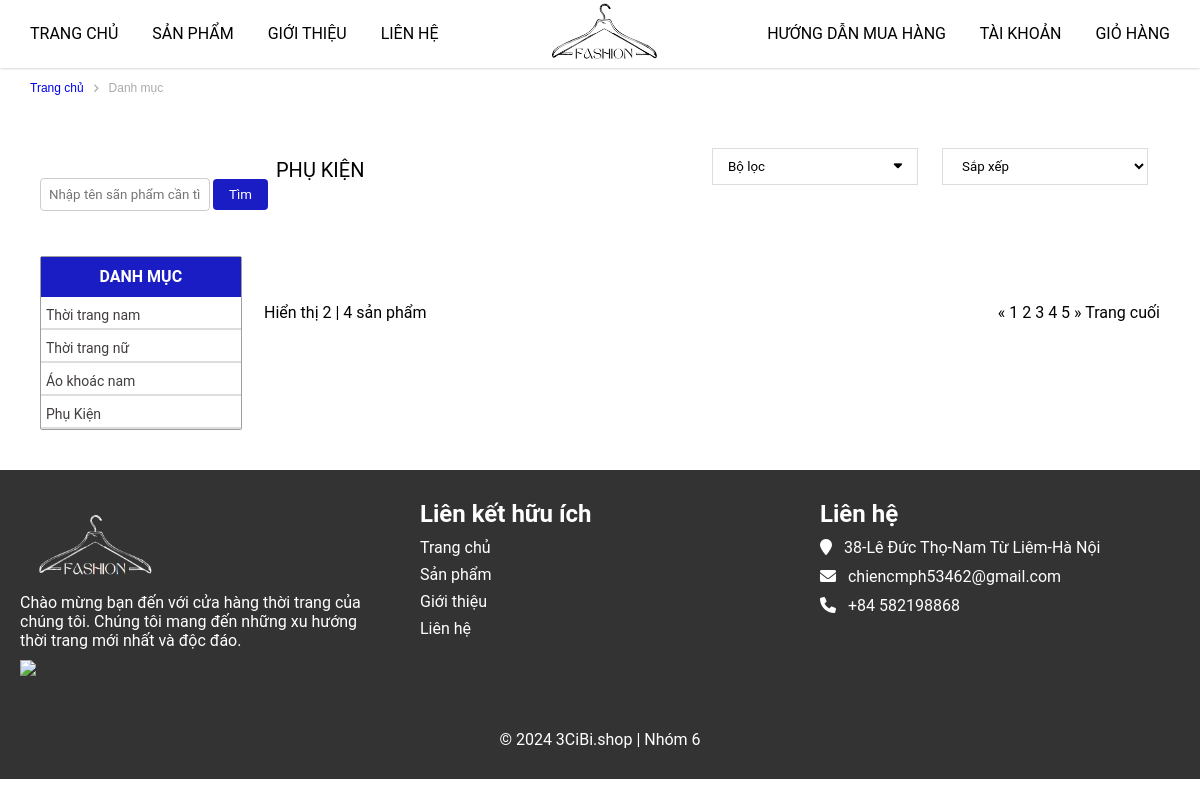
Screenshot of /index.php?mod=product&act=detail&id=4 with the database file from the repository.
### tables this page shows
CREATE TABLE `danhmuc` (
  `madm` int NOT NULL,
  `tendm` varchar(50) NOT NULL,
  `soluongsp` int NOT NULL,
  `thutu` int NOT NULL
);

### model/categories.php (called while the page is built, shortened)
<?php
    include_once 'model/connect.php';
    function get_categories(){
        $sql="SELECT * FROM danhmuc";
        $conn = pdo_get_connection();
        $stmt = $conn->prepare($sql);
        $stmt->execute();
        return $stmt->fetchAll();
    }
    function get_categoriesID($id){
        return pdo_query_one("SELECT * FROM danhmuc WHERE madm = ?",$id);
    }
?>

### model/connect.php (called while the page is built, shortened)
<?php
function pdo_get_connection(){
    $dburl = "mysql:host=localhost; dbname=shoptoan;charset=utf8";
    $username = 'root';
    $password = '';
    $conn = new PDO($dburl, $username, $password);
    $conn->setAttribute(PDO::ATTR_ERRMODE, PDO::ERRMODE_EXCEPTION);
    return $conn;
}
function pdo_query_one($sql){
    $sql_args = array_slice(func_get_args(), 1);
    try{
        $conn = pdo_get_connection();
        $stmt = $conn->prepare($sql);
        $stmt->execute($sql_args);
        $row = $stmt->fetch(PDO::FETCH_ASSOC);
        return $row;
    }
    catch(PDOException $e){
        throw $e;
    }
    finally{
        unset($conn);
    }
}

### view/page_danhmuc_detail.php (the view, shortened to what this page needs)
<main>
    <div class="container-danhmuc">
        <div class="danhmuc-top row">
            <p><a href="?mod=page&act=home">Trang chủ</a></p><i class="fa-solid fa-angle-right"></i><p>Danh mục</p>
        </div>
    </div>
    <section class="danhmuc">
        <div class="container-danhmuc">
            <div class="row">
                <div class="danhmuc-left">
                    <form action="" id="search" method="get">
                        <input type="text" name="keyword" placeholder="Nhập tên sãn phẩm cần tìm">
                        <input type="submit" name="submit" value="Tìm">
                    </form>
                    <ul>
                        <h4>DANH MỤC</h4>
                        <?php foreach($data['dsdm'] as $dm): ?>
                            <li class="danhmuc-left-li">
                                <a href="index.php?mod=product&act=detail&id=<?=$dm['madm']?>">
                                    <?=$dm['tendm']?>
                                </a> <hr color="#ddd">
                            </li>
                        <?php endforeach; ?>
                    </ul>
                </div>
                <div class="danhmuc-right row">
                    <div class="danhmuc-right-top-item">
                        <p class="tendanhmuc"><?=$ctdanhmuc['tendm']?></p>
                    </div>
                    <div class="danhmuc-right-top-item">
                        <button><span>Bộ lọc</span><i class="fa-solid fa-caret-down"></i></button>
                    </div>
                    <div class="danhmuc-right-top-item">
                        <select name="" id="">
                            <option value="">Sắp xếp</option>
                        </select>
                    </div>
                    <div class="danhmuc-right-bottom row">
                        <div class="danhmuc-right-bottom-item">
                            <p>Hiển thị 2<span> | </span>4 sản phẩm</p>
                        </div>
                        <div class="danhmuc-right-bottom-item">
                            <p><span>&#171;</span> 1 2 3 4 5 <span>&#187;</span> Trang cuối</p>
                        </div>
                    </div>
                </div>
            </div>
        </div>
    </section>
</main>

### assets_user/css/style.css (style rules this page uses)
:root { --main-text-font: Arial, Helvetica, sans-serif; }
* { margin: 0; padding: 0; box-sizing: border-box; font-family: "Roboto", "HelveticaNeue", "Helvetica Neue", sans-serif; }
body { align-items: center; }
ul { list-style: none; }
a { text-decoration: none; }
main { margin-top: 68px; }
.row { display: flex; flex-wrap: wrap; }
.danhmuc { padding: 20px; margin: 20px; }
.container-danhmuc { margin: 0; }
.danhmuc-top { width: 100%; height: 40px; margin-left: 20px; align-items: center; }
.danhmuc-top .fa-solid { color: #aaa; font-size: 10px; }
.danhmuc-top p { color: #aaa; font-family: var(--main-text-font); padding: 10px; font-size: 12px; }
.danhmuc-top p a { font-family: var(--main-text-font); margin: 0px; font-size: 12px; }
.danhmuc-left form { display: flex; align-items: center; }
.danhmuc-left input[type="text"] { width: 170px; padding: 8px; margin-top: 10px; margin-right: 3px; border: 1px solid #cccccc; border-radius: 4px; }
.danhmuc-left input[type="submit"] { padding: 8px 16px; background-color: #1a1cc4; color: #fff; border: none; border-radius: 4px; margin-top: 10px; cursor: pointer; }
.danhmuc-left { width: 20%; }
.danhmuc-right { width: 80%; }
.danhmuc-right-top-item .tendanhmuc { text-transform: uppercase; }
.danhmuc-right-top-item:first-child { flex: 2; margin-top: 10px; font-size: 20px; font-family: var(--main-text-font); font-weight: 400; }
.danhmuc-right-top-item { flex: 1; padding: 0 12px; }
.danhmuc-right-top-item button { width: 100%; padding: 10px 15px; display: flex; justify-content: space-between; background-color: #fff; border: 1px solid #dddddd; cursor: pointer; }
.danhmuc-right-top-item select { width: 100%; padding: 9px 15px; display: flex; justify-content: space-between; background-color: #fff; border: 1px solid #dddddd; cursor: pointer; }
.danhmuc-right-bottom { width: 100%; justify-content: space-between; margin: 30px 0 20px; }
.danhmuc-left ul li { height: auto; }
.danhmuc-left ul { width: 90%; border: 1px solid rgb(160, 157, 157); margin-top: 25px; border-radius: 2px; }
.danhmuc-left ul h4 { width: auto; height: 40px; padding: 10px; color: white; text-align: center; background-color:#1a1cc4; }
.danhmuc-left ul li>a { color: rgb(66, 62, 62); padding-top: 10px; font-size: 14px; font-weight: 400; }
.danhmuc-left-li a { display: flex; padding: 5px; }

### assets_user/css/ctsanpham.css (style rules this page uses)
form { margin-top: 20px; padding-bottom: 20px; text-align: center; }
input[type="text"] { padding: 20px; margin-right: 10px; border: 1px solid #ccc; border-radius: 4px; }

### view/page_danhmuc_detail.php (style rules this page uses)
.danhmuc-right-top-item .tendanhmuc { text-transform: uppercase; }

### rows the page displays
danhmuc: tendm "Thời trang nam"
danhmuc: tendm "Thời trang nữ"
danhmuc: tendm "Áo khoác nam"
danhmuc: tendm "Phụ Kiện", tendm "PHỤ KIỆN"
